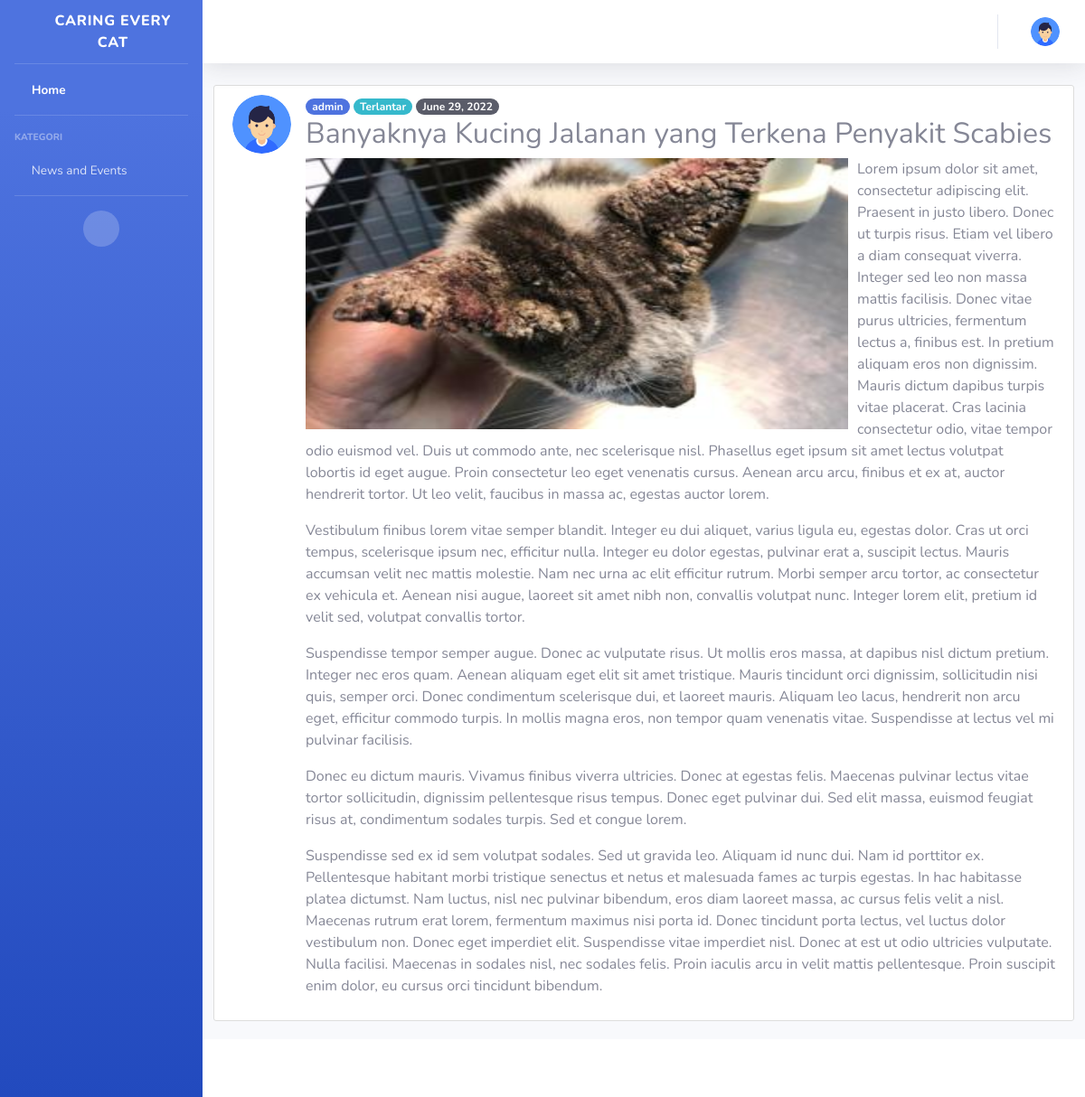
/post/banyaknya-kucing-jalanan-yang-terkena-penyakit-scabies/ (signed in), run on the app's committed database.
### user/models.py (models this page shows, shortened)
class Profile(models.Model):
    user = models.OneToOneField(User, on_delete=models.CASCADE)
    gender = models.ForeignKey(Gender, on_delete=models.SET_NULL, null=True)
    country = models.ForeignKey(Country, on_delete=models.SET_NULL, null=True)
    province = models.ForeignKey(Province, on_delete=models.SET_NULL, null=True)
    city = models.ForeignKey(City, on_delete=models.SET_NULL, null=True)
    tribe = models.ForeignKey(Tribe, on_delete=models.SET_NULL, null=True)
    phone_regex = RegexValidator(regex=r'^\+?1?\d{9,14}$', message="Phone number must be entered in the format: '+6281297126699' or 081297126699. Up to 14 digits allowed.")
    phone_number = models.CharField(validators=[phone_regex], max_length=14, null=True)
    ktp_address = models.TextField(null=True)
    current_address = models.TextField(null=True)
    class_of = models.IntegerField(choices=year_choices(), validators=[MinValueValidator(1991), max_value_current_year], null=True)
    birth_date = models.DateField(default=timezone.now)
    image = models.ImageField(default='default.jpg', upload_to='profile_pics')

### blog/models.py (models this page shows, shortened)
class Post(models.Model):
    category = models.ForeignKey(Category, on_delete=models.SET_NULL, null=True)
    title = models.CharField(max_length=100)
    content = RichTextField()
    image = models.ImageField(default='default_content.jpg', upload_to='content_pics')
    is_posted = models.BooleanField(default=False)
    date_posted = models.DateTimeField(blank=True, null=True)
    author = models.ForeignKey(User, on_delete=models.CASCADE)
    created_date = models.DateTimeField(auto_now_add=True, null=True)
    updated_date = models.DateTimeField(blank=True, null=True)
    updated_by = models.ForeignKey(User, on_delete=models.CASCADE, blank=True, null=True, related_name='updated_by')
    slug = models.SlugField(blank=True, editable=False)

class Category(models.Model):
    category_code = models.CharField(max_length=20)
    category_desc = models.CharField(max_length=50)
    slug = models.SlugField(blank=True, editable=False)

### blog/views.py (the view)
# urls.py: url(r'^post/(?P<slug>[\w-]+)/$', views.PostDetail, name='post-detail'),
def PostDetail(request,slug):
    post = Post.objects.get(slug=slug)
    return render(request, 'blog/post_detail.html', {'post': post})

### peoplemanagement/context_processors.py (called while the page is built)
def blog_categories(request):
    return {
        'blog_categories': model_blog.Category.objects.all()
    }

### blog/templates/blog/post_detail.html (shortened to what this page needs)
{% extends "blog/base.html" %}
{% block content %}
<article class="media content-section">
  <img class="rounded-circle article-img" src="{{ post.author.profile.image.url }}">
  <div class="media-body">
    <div class="article-metadata">
      <a class="badge badge-pill badge-primary" href="{% url 'post-user-list' post.author %}">{{ post.author }}</a>
      <a class="badge badge-pill badge-info"
        href="{% url 'post-category-list' post.category.slug %}">{{ post.category.category_desc}}</a>
      <small class="badge badge-pill badge-dark">{{ post.date_posted|date:"F d, Y" }}</small>
    </div>
    <h2 class="article-title">{{ post.title }}</h2>
    <img class="img-fluid" style="width:600px;height:300px;float:left;margin-right:10px;" src="{{ post.image.url }}">
    {{ post.content | safe}}
  </div>
</article>
{% endblock content %}

### blog/templates/blog/base.html (shortened to what this page needs)
{% load static %}
<!DOCTYPE html>
<html lang="en">
<head>
    <link href="{% static 'vendor/fontawesome-free/css/all.min.css'%}" rel="stylesheet" type="text/css">
    <link href="{% static 'css/sb-admin-2.min.css' %}" rel="stylesheet">
    <link rel="stylesheet" type="text/css" href="{% static 'blog/main.css' %}">
</head>
<body id="page-top">
    <div id="wrapper">
        <ul class="navbar-nav bg-gradient-primary sidebar sidebar-dark accordion" id="accordionSidebar">
            <a class="sidebar-brand d-flex align-items-center justify-content-center" href="{% url 'home' %}">
                <div class="sidebar-brand-icon rotate-n-15">
                    <i class="fas fa-laugh-wink"></i>
                </div>
                <div class="sidebar-brand-text mx-3">Caring Every Cat <sup></sup></div>
            </a>
            <hr class="sidebar-divider my-0">
            <li class="nav-item active">
                <a class="nav-link" href="{% url 'home' %}">
                    <i class="fas fa-home"></i>
                    <span>Home</span></a>
            </li>
            <hr class="sidebar-divider">
            <div class="sidebar-heading">
                Kategori
            </div>
            <li class="nav-item">
                <a class="nav-link collapsed" href="#" data-toggle="collapse" data-target="#collapseOne"
                    aria-expanded="true" aria-controls="collapseTwo">
                    <i class="fas fa-tasks"></i>
                    <span>News and Events</span>
                </a>
            </li>
            <hr class="sidebar-divider d-none d-md-block">
            <div class="text-center d-none d-md-inline">
                <button class="rounded-circle border-0" id="sidebarToggle"></button>
            </div>
        </ul>
        <div id="content-wrapper" class="d-flex flex-column">
            <div id="content">
                <nav class="navbar navbar-expand navbar-light bg-white topbar mb-4 static-top shadow">
                    <ul class="navbar-nav ml-auto">
                        {% if user.is_authenticated %}
                        <li class="nav-item dropdown no-arrow">
                            <a class="nav-link dropdown-toggle" href="#" id="userDropdown" role="button"
                                data-toggle="dropdown" aria-haspopup="true" aria-expanded="false">
                                <img class="img-profile rounded-circle" src="{{ user.profile.image.url }}">
                            </a>
                        </li>
                        {% else %}
                        <div class="navbar-nav">
                            <a class="nav-item nav-link" href="{% url 'login' %}">Login</a>
                            <a class="nav-item nav-link" href="{% url 'register' %}">Register</a>
                        </div>
                        {% endif %}
                    </ul>
                </nav>
                <div class="container-fluid">
                    <div class="row">
                        {% block content %}{% endblock %}
                    </div>
                </div>
                <footer class="sticky-footer bg-white">
                </footer>
            </div>
        </div>
</body>
</html>

### blog/static/blog/main.css (style rules this page uses)
.content-section { background: #ffffff; padding: 10px 20px; border: 1px solid #dddddd; border-radius: 3px; margin-bottom: 20px; }
.article-img { height: 65px; width: 65px; margin-right: 16px; }

### data on the page
Post: author.profile.image (placeholder picture), author "admin", category.category_desc "Terlantar", date_posted "June 29, 2022", title "Banyaknya Kucing Jalanan yang Terkena Penyakit Scabies", image (picture), content "Lorem ipsum dolor sit amet, consectetur adipiscing elit. Praesent in justo libero. Donec ut turpis risus. Etiam vel libero a diam consequat viverra. Integer sed leo non massa mattis facilisis. Donec vitae purus ultricies, fermentum lectus a, finibus est. In pretium aliquam eros non dignissim. Mauris dictum dapibus turpis vitae placerat. Cras lacinia consectetur odio, vitae tempor odio euismod vel. Duis ut commodo ante, nec scelerisque nisl. Phasellus eget ipsum sit amet lectus volutpat lobortis id eget augue. Proin consectetur leo eget venenatis cursus. Aenean arcu arcu, finibus et ex at, auctor hendrerit tortor. Ut leo velit, faucibus in massa ac, egestas auctor lorem. Vestibulum finibus…"
